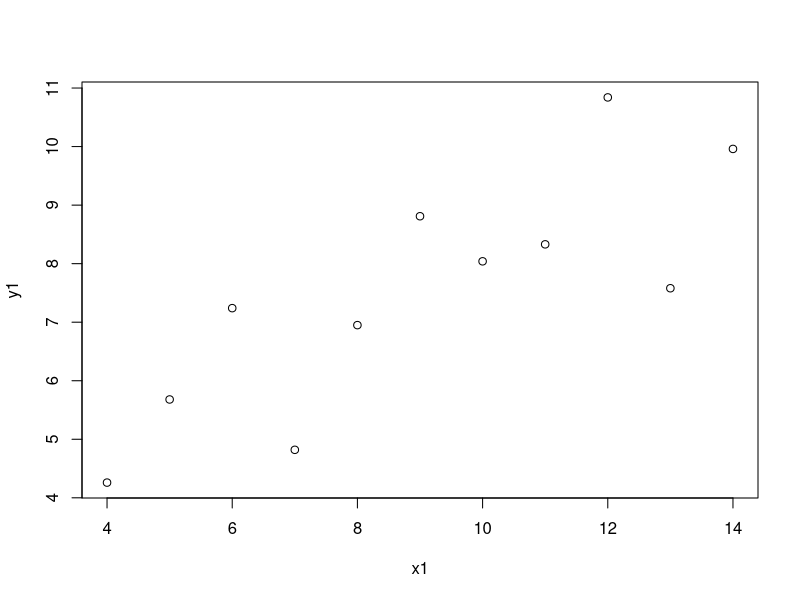
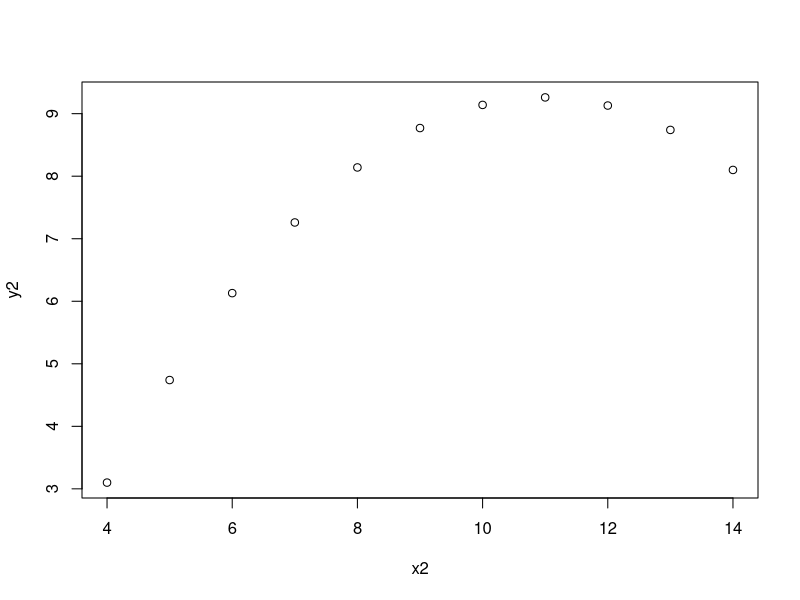
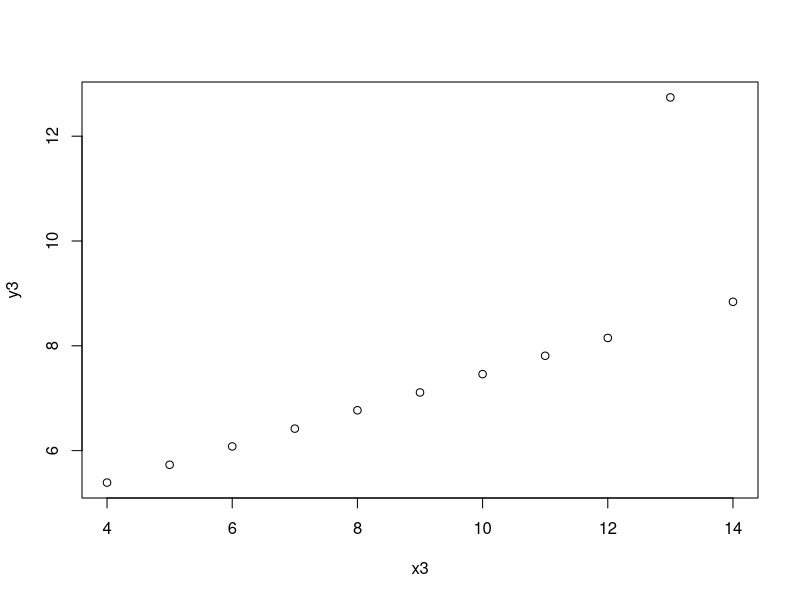
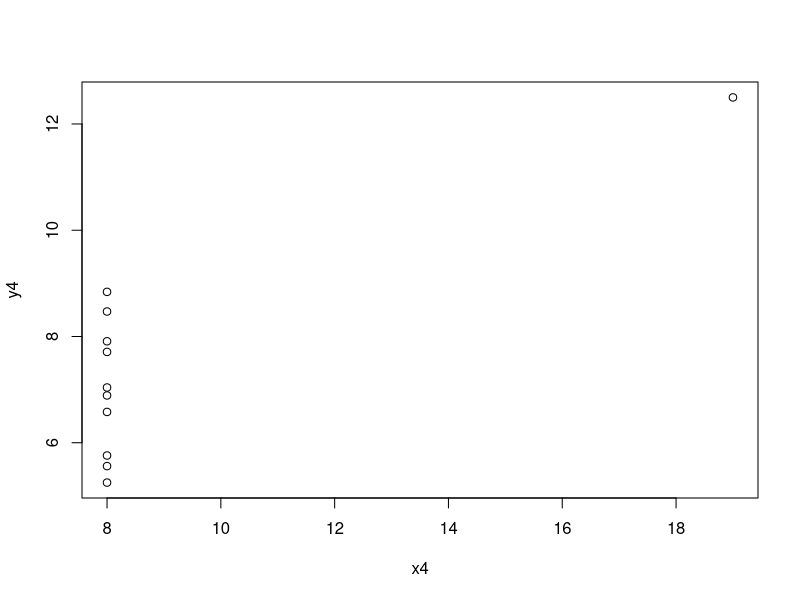

Here is the R script that generated these plots, in order:
setwd('~/code/Stats/week3')
data <- read.csv('data.txt', sep=' ')

# cov - covariation = sum(xi - mean(x))(yi - mean(y)) / (n-1)
# cor - correlation = cov / sd(x)*sd(y)
# if cor is 1 the data is linearly dependent
c <- cor(data$x, data$y)

attach(anscombe)

# for x and y calculate mean, var, cor(x,y), plot
x <- c(x1, x2, x3, x4)
y <- c(y1, y2, y3, y4)

x_mean <- mean(x1)
y_mean <- mean(y1)

var_x <- var(x)
var_y <- var(y)

cor(x1, y1)
plot(x1, y1)
plot(x2, y2)
plot(x3, y3)
plot(x4, y4) 

# identify(x3, y3, n=1)